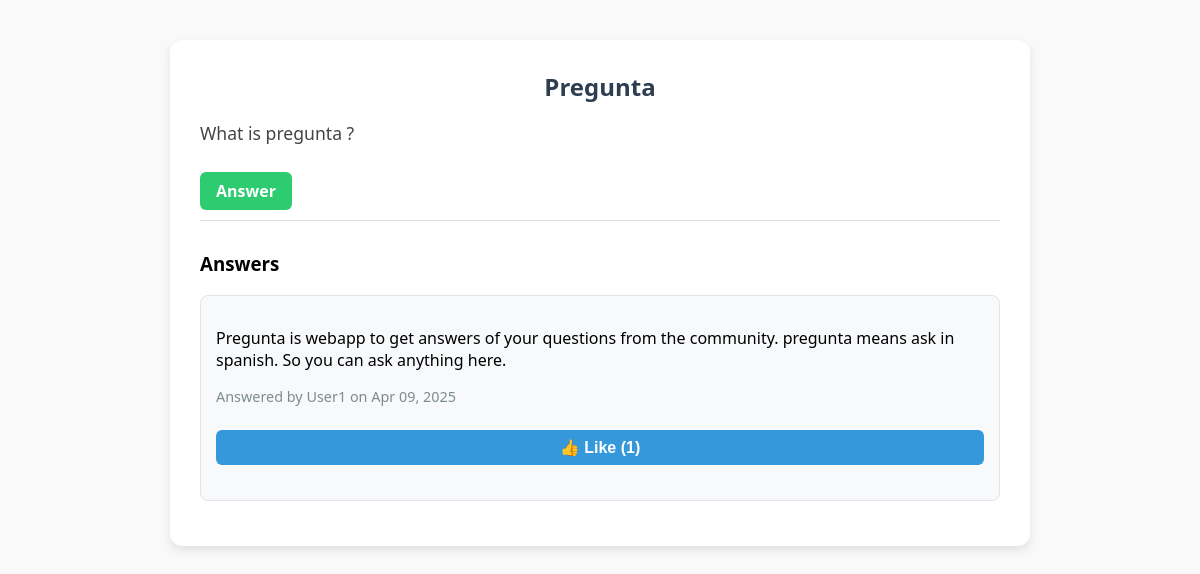
Screenshot of /question/2/ (signed in) with the database file from the repository.
### core/models.py (models this page shows, shortened)
class Question(models.Model):
    user = models.ForeignKey(User, on_delete=models.CASCADE)
    title = models.CharField(max_length=255)
    body = models.TextField()
    created_at = models.DateTimeField(auto_now_add=True)

class Answer(models.Model):
    user = models.ForeignKey(User, on_delete=models.CASCADE)
    question = models.ForeignKey(Question, on_delete=models.CASCADE)
    body = models.TextField()
    created_at = models.DateTimeField(auto_now_add=True)

### core/views.py (the view)
# urls.py: path('question/<int:pk>/', views.question_detail, name='question_detail'),
@login_required
def question_detail(request, pk):
    question = get_object_or_404(Question.objects.select_related('user'), pk=pk)
    answers = (
        Answer.objects
        .filter(question=question)
        .select_related('user', 'question')
        .prefetch_related('like_set')
        .annotate(num_likes=Count('like'))
        .order_by('-num_likes', '-created_at')
    )
    return render(request, 'question_detail.html', {'question': question, 'answers': answers})

### core/templates/question_detail.html (shortened to what this page needs)
{% extends 'base.html' %}
{% block content %}
  <div class="question-header">
    <h2>{{ question.title }}</h2>
    <p class="question-body">{{ question.body }}</p>
    <a href="{% url 'answer_question' question.pk %}" class="answer-btn">Answer</a>
  </div>
  <div class="answer-section">
    <h3>Answers</h3>
    {% if answers %}
      {% for answer in answers %}
        <div class="answer-card">
          <p>{{ answer.body }}</p>
          <p class="answer-meta">
            Answered by {{ answer.user.username }} on {{ answer.created_at|date:"M d, Y" }}
          </p>
          <form method="post" action="{% url 'like_answer' answer.pk %}">
            <button type="submit" class="like-btn">👍 Like ({{ answer.like_set.count }})</button>
          </form>
        </div>
      {% endfor %}
    {% else %}
      <p>No answers yet. Be the first to contribute!</p>
    {% endif %}
  </div>
{% endblock %}

### core/static/css/base.css (style rules this page uses)
body { font-family: 'Segoe UI', sans-serif; background-color: #f9f9f9; margin: 0; padding: 0; }
h1, h2 { text-align: center; color: #2c3e50; }
form input[type="text"], form input[type="password"], form input[type="email"], form input[type="submit"], form button { width: 100%; padding: 10px 12px; margin: 10px 0 20px 0; border: 1px solid #ccc; border-radius: 6px; font-size: 1em; }
form button { background-color: #3498db; color: white; border: none; font-weight: bold; cursor: pointer; }
.question-header { margin-bottom: 20px; padding-bottom: 10px; border-bottom: 1px solid #ddd; }
.question-header h2 { margin: 0; color: #2c3e50; }
.question-body { font-size: 1.1em; color: #444; }
.answer-section { margin-top: 30px; }
.answer-card { background-color: #f7f9fb; padding: 15px; margin-bottom: 15px; border-radius: 8px; border: 1px solid #e1e4e8; }
.answer-meta { font-size: 0.9em; color: #7f8c8d; margin-top: 5px; }
.answer-card form { margin-top: 10px; }
button.like-btn { background-color: #3498db; color: white; border: none; padding: 8px 14px; border-radius: 6px; cursor: pointer; font-weight: bold; }
.answer-btn { display: inline-block; margin-top: 10px; background-color: #2ecc71; color: white; padding: 8px 16px; border-radius: 6px; text-decoration: none; font-weight: bold; }
form input[type="text"], form textarea, form button { width: 100%; padding: 10px 14px; margin: 10px 0 20px; border: 1px solid #ccc; border-radius: 6px; font-size: 1em; }

### rows the page displays
Question: title "Pregunta", body "What is pregunta ?"
Answer: body "Pregunta is webapp to get answers of your questions from the community. pregunta means ask in spanish. So you can ask anything here.", user.username "User1", created_at "Apr 09, 2025", like_set.count "1"
